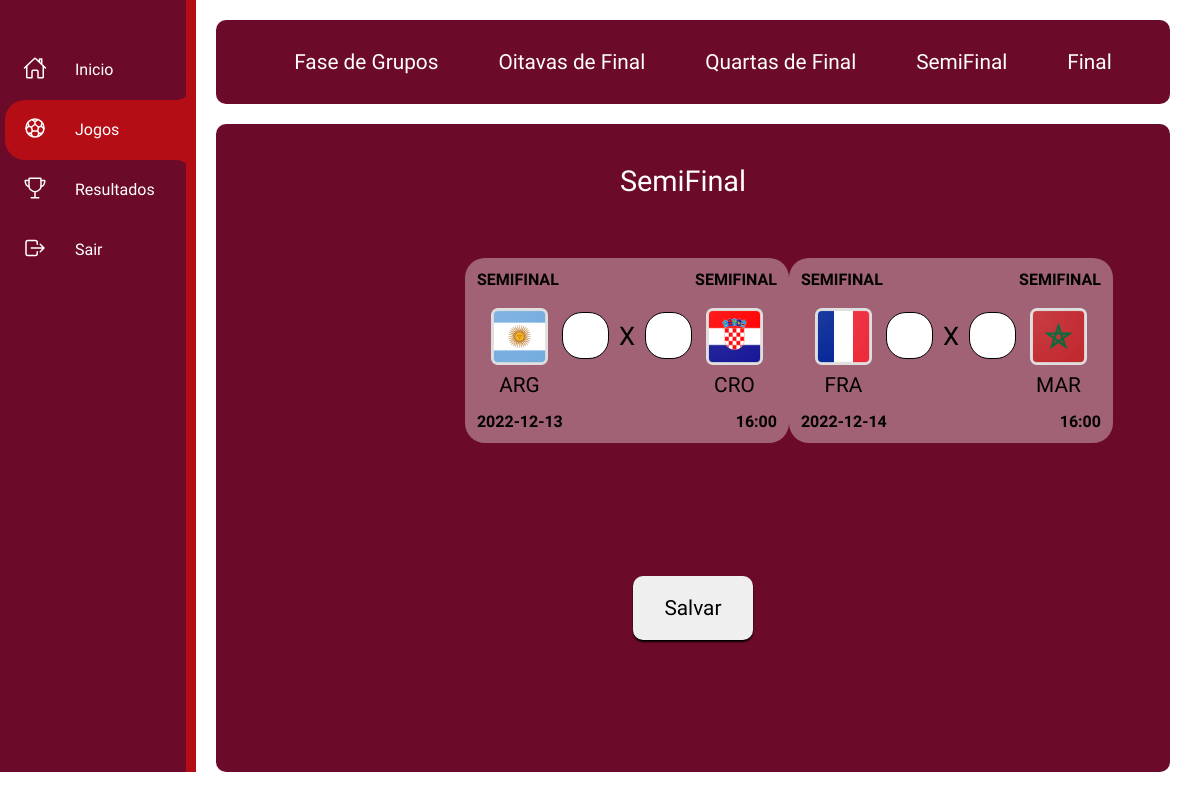
The app's page /bolao/jogos/semi.php (signed in) with its own data.
### tables this page shows
CREATE TABLE `dados_jogos` (
  `id` int(11) NOT NULL,
  `data` date NOT NULL,
  `horario` varchar(10) NOT NULL,
  `timea` varchar(10) NOT NULL,
  `timeb` varchar(10) NOT NULL,
  `local` varchar(30) NOT NULL,
  `tipo` varchar(30) NOT NULL,
  `rodada` varchar(30) NOT NULL,
  `rt1` int(11) NOT NULL,
  `rt2` int(11) NOT NULL,
  `status_jogo` varchar(15) NOT NULL DEFAULT 'ABERTO'
);

### bolao/jogos/semi.php (the view, shortened to what this page needs)
<?php
include "../_scripts/config.php"
?>
<!DOCTYPE html>
<html lang="pt-br">
<head>
    <link rel="stylesheet" href="../css/semi.css">
    <link rel="stylesheet" href="../css/menu.css">
    <link rel="stylesheet" href="../css/buttons.css">
    <link rel="stylesheet" href="../css/cards.css">
</head>
<body>
    <?php include "../menu02.php" ?>
    <div class="items">
           <?php include "../buttons.php" ?>
        <form method="post" action="../processa.php">
            <div class="container">
                <h2 id="semi">SemiFinal</h2>
                <div class="oitavasG">
                    <?php
            $sql = "SELECT * FROM dados_jogos WHERE rodada = 'SEMIFINAL'";
            $query = $mysqli->query($sql);
            while ($dados = $query->fetch_array()) {
            ?>
                    <div class="jogos">
                        <div class="info">
                            <h4>
                                <?php echo $dados['tipo']; ?>
                            </h4>
                            <h4>
                                <?php echo $dados['rodada']; ?>
                            </h4>
                        </div>
                        <div class="rodada">
                            <div class="timeA">
                                <div class="dados">
                                    <img src="../_images/<?php echo $dados['timea']; ?>.png">
                                    <h3>
                                        <?php echo $dados['timea']; ?>
                                    </h3>
                                </div>
                                <input type="text" class="form-control" width="20px"  id="inputC" name="timea[]" maxlength="2"  required>
                            </div>
                            <span>X</span>
                            <div class="timeB">
                                <input type="text" name="timeb[]" class="form-control" id="inputC" width="20px"  maxlength="2" required >
                                <div class="dados">
                                    <img src="../_images/<?php echo $dados['timeb']; ?>.png"><br>
                                    <h3>
                                        <?php echo $dados['timeb']; ?>
                                    </h3>
                                </div>
                            </div>
                        </div>
                        <div class="data">
                            <h4>
                                <?php echo $dados['data']; ?>
                            </h4>
                            <h4>
                                <?php echo $dados['horario']; ?>
                            </h4>
                        </div>
                    </div>
                    <?php $a++;$j++;
            } ?>
                </div>
            </div>
            <input id="inputBtn" class="btn_enviar" type="submit" value="Salvar" name="aposta">
         </div>
</body>
</html>

### bolao/css/semi.css (style rules this page uses)
* { font-family: 'Varela Round', sans-serif; }
html { scroll-behavior: smooth; overflow-x: hidden; overflow-y: hidden; }
form { height: 81vh; width: 94%; background-color: #6C0B29; border-radius: 10px; display: flex; flex-direction: column; align-items: center; justify-content: center; }
.btn_enviar { width: 120px; padding: 20px; margin: auto; border: none; border-radius: 10px; font-size: 1.3em; cursor: pointer; box-shadow: 0 2px 2px 0 #000000; }
.items { width: 100%; display: flex; flex-direction: column; justify-content: center; align-items: center; }
.container { width: 94%; display: flex; flex-direction: column; margin-right: 20px; background-color: #6C0B29; border-radius: 10px; }
.container h2 { margin: 40px; text-align: center; color: white; font-size: 1.8em; font-weight: lighter; }
.oitavasG { width: 70%; display: grid; grid-template-columns: auto auto; margin-left: 230px; }
.jogos { width: 300px; padding: 12px; background-color: #ffffff5b; border-radius: 20px; margin-top: 20px; }

### bolao/css/menu.css (style rules this page uses)
* { margin: 0; padding: 0; }
body { display: flex; flex-direction: row; }

### bolao/css/cards.css (style rules this page uses)
.rodada { display: flex; flex-direction: row; align-items: center; justify-content: center; }
.rodada > span { text-align: center; margin-bottom: 30px; padding: 10px; font-size: 1.6em; color: rgb(0, 0, 0); }
.timeA { display: flex; flex-direction: row; align-items: center; }
.dados > h3 { text-align: center; color: rgb(0, 0, 0); font-weight: lighter; font-size: 1.3em; }
.dados > img { width: 65px; }
.timeA > input { text-align: center; font-size: 1.5em; width: 45px; height: 45px; margin-bottom: 30px; border: 1px solid; border-radius: 20px; margin-left: 10px; }
.timeB { display: flex; flex-direction: row; align-items: center; }
.timeB > input { text-align: center; font-size: 1.5em; width: 45px; height: 45px; margin-bottom: 30px; border: 1px solid; border-radius: 20px; margin-right: 10px; }
.info { display: flex; flex-direction: row; align-items: center; justify-content: space-between; margin-bottom: 15px; color: rgb(0, 0, 0); font-weight: lighter; }
.data { display: flex; flex-direction: row; align-items: center; justify-content: space-between; margin-top: 15px; color: rgb(0, 0, 0); font-weight: lighter; }

### records on screen
dados_jogos: tipo "SEMIFINAL", rodada "SEMIFINAL", shows a picture, timea "ARG", timeb "CRO", data "2022-12-13", horario "16:00"
dados_jogos: tipo "SEMIFINAL", rodada "SEMIFINAL", shows a picture, timea "FRA", timeb "MAR", data "2022-12-14", horario "16:00"
